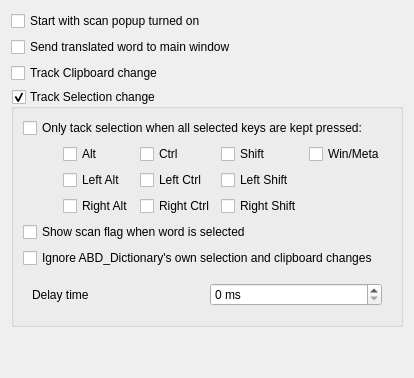
     <widget class="QWidget" name="tab_popup">
      <attribute name="icon">
       <iconset resource="../../resources.qrc">
        <normaloff>:/icons/wizard.svg</normaloff>:/icons/wizard.svg</iconset>
      </attribute>
      <attribute name="title">
       <string>&amp;Scan Popup</string>
      </attribute>
      <layout class="QVBoxLayout" name="verticalLayout_10">
       <item>
        <widget class="QCheckBox" name="startWithScanPopupOn">
         <property name="toolTip">
          <string>Chooses whether the scan popup mode is on by default or not. If checked,
the program would always start with the scan popup active.</string>
         </property>
         <property name="text">
          <string>Start with scan popup turned on</string>
         </property>
        </widget>
       </item>
       <item>
        <widget class="QCheckBox" name="scanToMainWindow">
         <property name="toolTip">
          <string>Send translated word to main window instead of to show it in popup window</string>
         </property>
         <property name="text">
          <string>Send translated word to main window</string>
         </property>
        </widget>
       </item>
       <item>
        <widget class="QCheckBox" name="enableClipboardTrack">
         <property name="toolTip">
          <string>Track clipboard changes when Scanning is enabled. Notice! You should always enable this unless you are on Linux.</string>
         </property>
         <property name="text">
          <string>Track Clipboard change</string>
         </property>
        </widget>
       </item>
       <item>
        <widget class="QGroupBox" name="enableX11SelectionTrack">
         <property name="title">
          <string>Track Selection change</string>
         </property>
         <property name="alignment">
          <set>Qt::AlignLeading|Qt::AlignLeft|Qt::AlignTop</set>
         </property>
         <property name="checkable">
          <bool>true</bool>
         </property>
         <layout class="QVBoxLayout" name="verticalLayout_4">
          <item>
           <widget class="QCheckBox" name="enableScanPopupModifiers">
            <property name="toolTip">
             <string>With this enabled, the popup would only show up if all chosen keys are
in the pressed state when the word selection changes.</string>
            </property>
            <property name="text">
             <string>Only tack selection when all selected keys are kept pressed:</string>
            </property>
           </widget>
          </item>
          <item>
           <widget class="QFrame" name="scanPopupModifiers">
            <property name="frameShape">
             <enum>QFrame::NoFrame</enum>
            </property>
            <property name="frameShadow">
             <enum>QFrame::Plain</enum>
            </property>
            <property name="lineWidth">
             <number>0</number>
            </property>
            <layout class="QVBoxLayout" name="verticalLayout_5">
             <property name="leftMargin">
              <number>0</number>
             </property>
             <property name="topMargin">
              <number>0</number>
             </property>
             <property name="rightMargin">
              <number>0</number>
             </property>
             <property name="bottomMargin">
              <number>0</number>
             </property>
             <item>
              <layout class="QHBoxLayout" name="horizontalLayout">
               <item>
                <spacer name="horizontalSpacer">
                 <property name="orientation">
                  <enum>Qt::Horizontal</enum>
                 </property>
                 <property name="sizeHint" stdset="0">
                  <size>
                   <width>40</width>
                   <height>20</height>
                  </size>
                 </property>
                </spacer>
               </item>
               <item>
                <layout class="QGridLayout" name="gridLayout">
                 <item row="1" column="1">
                  <widget class="QCheckBox" name="leftCtrl">
                   <property name="toolTip">
                    <string>Left Ctrl only</string>
                   </property>
                   <property name="text">
                    <string>Left Ctrl</string>
                   </property>
                  </widget>
                 </item>
                 <item row="2" column="2">
                  <widget class="QCheckBox" name="rightShift">
                   <property name="toolTip">
                    <string>Right Shift only</string>
                   </property>
                   <property name="text">
                    <string>Right Shift</string>
                   </property>
                  </widget>
                 </item>
                 <item row="0" column="0">
                  <widget class="QCheckBox" name="altKey">
                   <property name="toolTip">
                    <string>Alt key</string>
                   </property>
                   <property name="text">
                    <string>Alt</string>
                   </property>
                  </widget>
                 </item>
                 <item row="0" column="1">
                  <widget class="QCheckBox" name="ctrlKey">
                   <property name="toolTip">
                    <string>Ctrl key</string>
                   </property>
                   <property name="text">
                    <string>Ctrl</string>
                   </property>
                  </widget>
                 </item>
                 <item row="1" column="0">
                  <widget class="QCheckBox" name="leftAlt">
                   <property name="toolTip">
                    <string>Left Alt only</string>
                   </property>
                   <property name="text">
                    <string>Left Alt</string>
                   </property>
                  </widget>
                 </item>
                 <item row="0" column="2">
                  <widget class="QCheckBox" name="shiftKey">
                   <property name="toolTip">
                    <string>Shift key</string>
                   </property>
                   <property name="text">
                    <string>Shift</string>
                   </property>
                  </widget>
                 </item>
                 <item row="2" column="0">
                  <widget class="QCheckBox" name="rightAlt">
                   <property name="toolTip">
                    <string>Right Alt only</string>
                   </property>
                   <property name="text">
                    <string>Right Alt</string>
                   </property>
                  </widget>
                 </item>
                 <item row="2" column="1">
                  <widget class="QCheckBox" name="rightCtrl">
                   <property name="toolTip">
                    <string>Right Ctrl only</string>
                   </property>
                   <property name="text">
                    <string>Right Ctrl</string>
                   </property>
                  </widget>
                 </item>
                 <item row="1" column="2">
                  <widget class="QCheckBox" name="leftShift">
                   <property name="toolTip">
                    <string>Left Shift only</string>
                   </property>
                   <property name="text">
                    <string>Left Shift</string>
                   </property>
                  </widget>
                 </item>
                 <item row="0" column="3">
                  <widget class="QCheckBox" name="winKey">
                   <property name="toolTip">
                    <string>Windows key or Meta key</string>
                   </property>
                   <property name="text">
                    <string>Win/Meta</string>
                   </property>
                  </widget>
                 </item>
                </layout>
               </item>
               <item>
                <widget class="QFrame" name="frame">
                 <property name="frameShape">
                  <enum>QFrame::NoFrame</enum>
                 </property>
                 <property name="frameShadow">
                  <enum>QFrame::Raised</enum>
                 </property>
                 <property name="lineWidth">
                  <number>0</number>
                 </property>
                 <layout class="QVBoxLayout" name="verticalLayout_3">
                  <property name="leftMargin">
                   <number>0</number>
                  </property>
                  <property name="topMargin">
                   <number>0</number>
                  </property>
                  <property name="rightMargin">
                   <number>0</number>
                  </property>
                  <property name="bottomMargin">
                   <number>0</number>
                  </property>
                 </layout>
                </widget>
               </item>
              </layout>
             </item>
            </layout>
           </widget>
          </item>
          <item>
           <widget class="QCheckBox" name="showScanFlag">
            <property name="toolTip">
             <string>Show a flag window before showing popup window, click the flag to show popup window. </string>
            </property>
            <property name="text">
             <string>Show scan flag when word is selected</string>
            </property>
           </widget>
          </item>
          <item>
           <widget class="QCheckBox" name="ignoreOwnClipboardChanges">
            <property name="toolTip">
             <string>Do not show popup when selection or clipboard in one of GoldenDict's own windows changes</string>
            </property>
            <property name="text">
             <string>Ignore ABD_Dictionary's own selection and clipboard changes</string>
            </property>
           </widget>
          </item>
          <item>
           <widget class="QWidget" name="widget" native="true">
            <layout class="QHBoxLayout" name="horizontalLayout_6">
             <item>
              <widget class="QLabel" name="delayTimerLabel">
               <property name="text">
                <string>Delay time</string>
               </property>
              </widget>
             </item>
             <item>
              <widget class="QSpinBox" name="delayTimer">
               <property name="suffix">
                <string> ms</string>
               </property>
               <property name="minimum">
                <number>0</number>
               </property>
               <property name="maximum">
                <number>10000</number>
               </property>
               <property name="singleStep">
                <number>50</number>
               </property>
              </widget>
             </item>
            </layout>
           </widget>
          </item>
         </layout>
        </widget>
       </item>
       <item>
        <spacer name="verticalSpacer_6">
         <property name="orientation">
          <enum>Qt::Vertical</enum>
         </property>
         <property name="sizeHint" stdset="0">
          <size>
           <width>20</width>
           <height>40</height>
          </size>
         </property>
        </spacer>
       </item>
      </layout>
     </widget>
